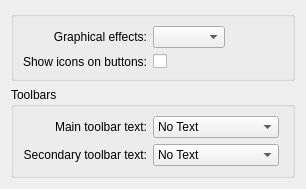
<?xml version="1.0" encoding="UTF-8"?>
<ui version="4.0">
 <class>FineTuning</class>
 <widget class="QWidget" name="FineTuning">
  <property name="geometry">
   <rect>
    <x>0</x>
    <y>0</y>
    <width>306</width>
    <height>185</height>
   </rect>
  </property>
  <layout class="QVBoxLayout" name="verticalLayout">
   <item>
    <widget class="QGroupBox" name="groupBox_2">
     <property name="title">
      <string/>
     </property>
     <layout class="QGridLayout" name="gridLayout_2">
      <item row="0" column="0">
       <widget class="QLabel" name="label_4">
        <property name="text">
         <string>Graphical effects:</string>
        </property>
        <property name="alignment">
         <set>Qt::AlignRight|Qt::AlignTrailing|Qt::AlignVCenter</set>
        </property>
       </widget>
      </item>
      <item row="0" column="1">
       <widget class="QComboBox" name="comboGraphicEffectsLevel"/>
      </item>
      <item row="1" column="0">
       <widget class="QLabel" name="label_3">
        <property name="text">
         <string>Show icons on buttons:</string>
        </property>
        <property name="alignment">
         <set>Qt::AlignRight|Qt::AlignTrailing|Qt::AlignVCenter</set>
        </property>
        <property name="buddy">
         <cstring>cbIconsOnButtons</cstring>
        </property>
       </widget>
      </item>
      <item row="1" column="1">
       <widget class="QCheckBox" name="cbIconsOnButtons">
        <property name="text">
         <string/>
        </property>
       </widget>
      </item>
      <item row="0" column="2">
       <spacer name="horizontalSpacer">
        <property name="orientation">
         <enum>Qt::Horizontal</enum>
        </property>
        <property name="sizeHint" stdset="0">
         <size>
          <width>40</width>
          <height>20</height>
         </size>
        </property>
       </spacer>
      </item>
     </layout>
    </widget>
   </item>
   <item>
    <widget class="QGroupBox" name="groupBox">
     <property name="title">
      <string>Toolbars</string>
     </property>
     <layout class="QGridLayout" name="gridLayout">
      <item row="0" column="0">
       <widget class="QLabel" name="label">
        <property name="text">
         <string>Main toolbar text:</string>
        </property>
        <property name="alignment">
         <set>Qt::AlignRight|Qt::AlignTrailing|Qt::AlignVCenter</set>
        </property>
        <property name="buddy">
         <cstring>comboToolbarIcons</cstring>
        </property>
       </widget>
      </item>
      <item row="0" column="1">
       <widget class="KComboBox" name="comboToolbarIcons">
        <item>
         <property name="text">
          <string>No Text</string>
         </property>
        </item>
        <item>
         <property name="text">
          <string>Text Only</string>
         </property>
        </item>
        <item>
         <property name="text">
          <string>Text Beside Icons</string>
         </property>
        </item>
        <item>
         <property name="text">
          <string>Text Below Icons</string>
         </property>
        </item>
       </widget>
      </item>
      <item row="1" column="0">
       <widget class="QLabel" name="label_2">
        <property name="text">
         <string>Secondary toolbar text:</string>
        </property>
        <property name="alignment">
         <set>Qt::AlignRight|Qt::AlignTrailing|Qt::AlignVCenter</set>
        </property>
        <property name="buddy">
         <cstring>comboSecondaryToolbarIcons</cstring>
        </property>
       </widget>
      </item>
      <item row="1" column="1">
       <widget class="KComboBox" name="comboSecondaryToolbarIcons">
        <item>
         <property name="text">
          <string>No Text</string>
         </property>
        </item>
        <item>
         <property name="text">
          <string>Text Only</string>
         </property>
        </item>
        <item>
         <property name="text">
          <string>Text Beside Icons</string>
         </property>
        </item>
        <item>
         <property name="text">
          <string>Text Below Icons</string>
         </property>
        </item>
       </widget>
      </item>
      <item row="0" column="2">
       <spacer name="horizontalSpacer_2">
        <property name="orientation">
         <enum>Qt::Horizontal</enum>
        </property>
        <property name="sizeHint" stdset="0">
         <size>
          <width>40</width>
          <height>20</height>
         </size>
        </property>
       </spacer>
      </item>
     </layout>
    </widget>
   </item>
   <item>
    <spacer name="verticalSpacer">
     <property name="orientation">
      <enum>Qt::Vertical</enum>
     </property>
     <property name="sizeHint" stdset="0">
      <size>
       <width>20</width>
       <height>40</height>
      </size>
     </property>
    </spacer>
   </item>
  </layout>
 </widget>
 <customwidgets>
  <customwidget>
   <class>KComboBox</class>
   <extends>QComboBox</extends>
   <header>kcombobox.h</header>
  </customwidget>
 </customwidgets>
 <resources/>
 <connections/>
</ui>
